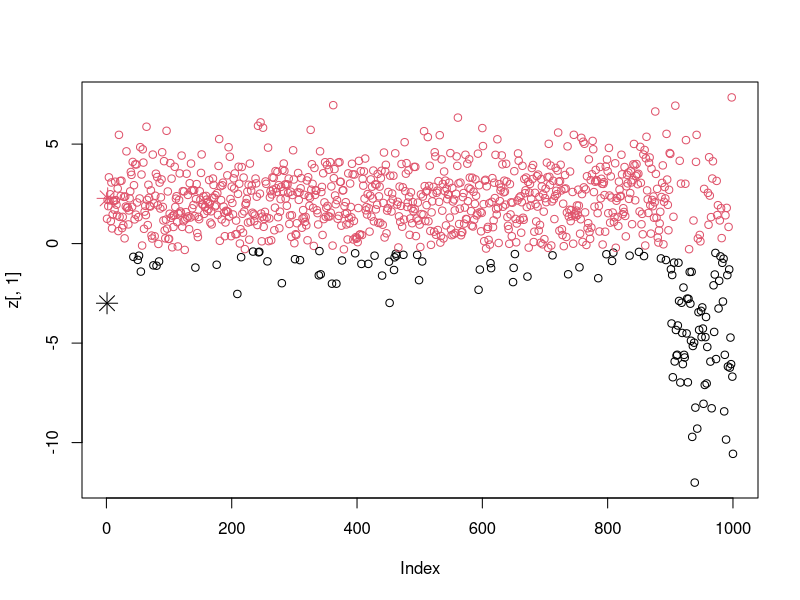
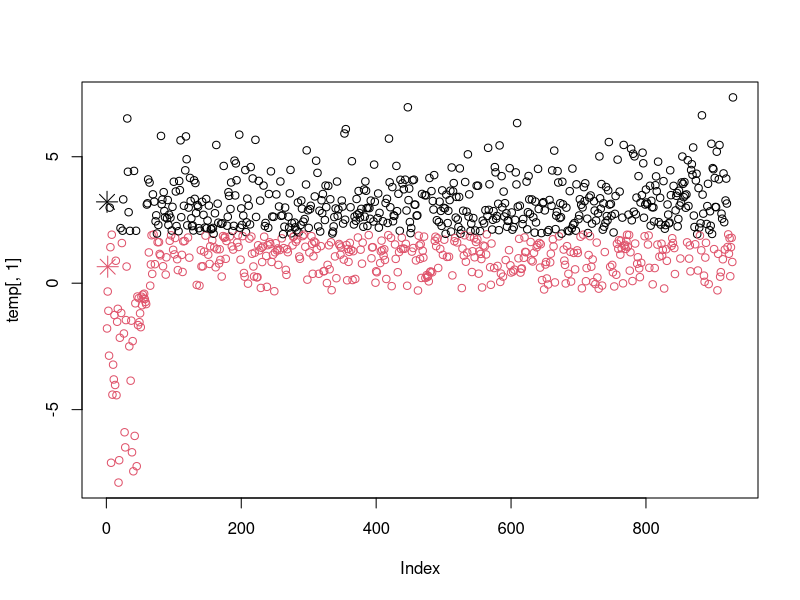
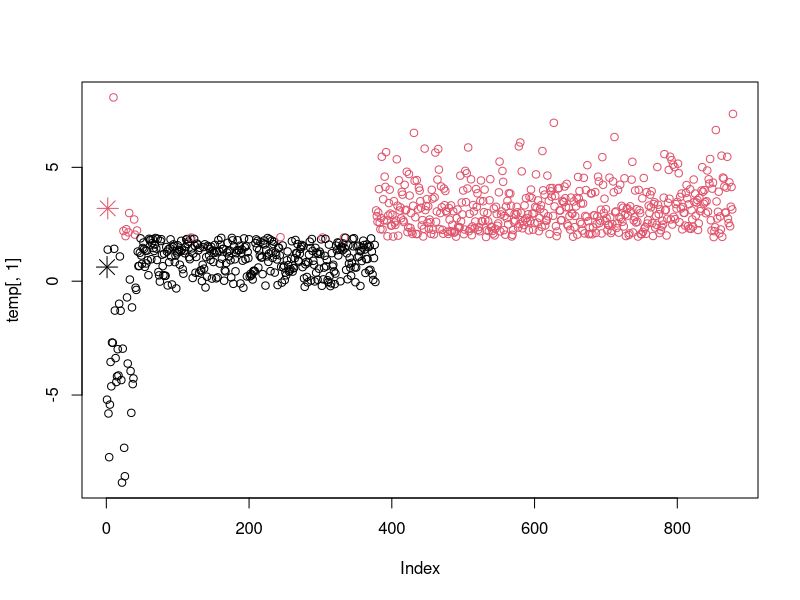
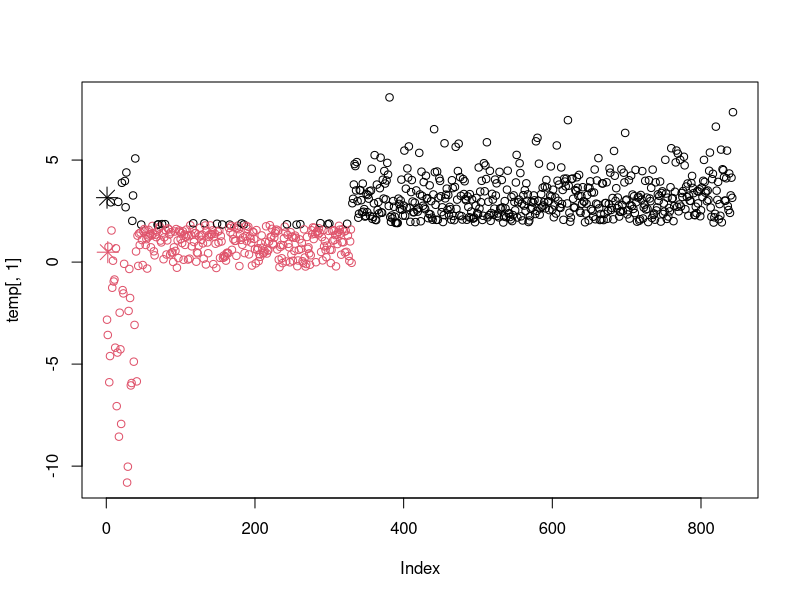
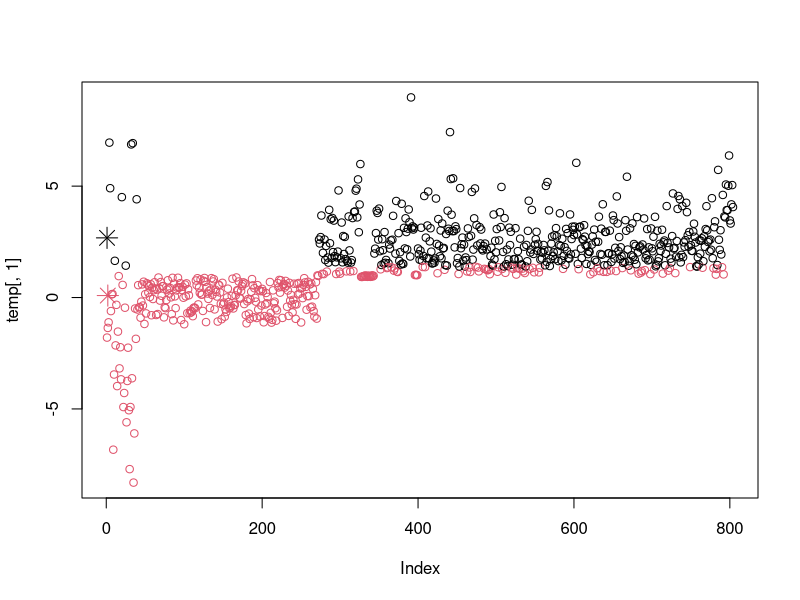
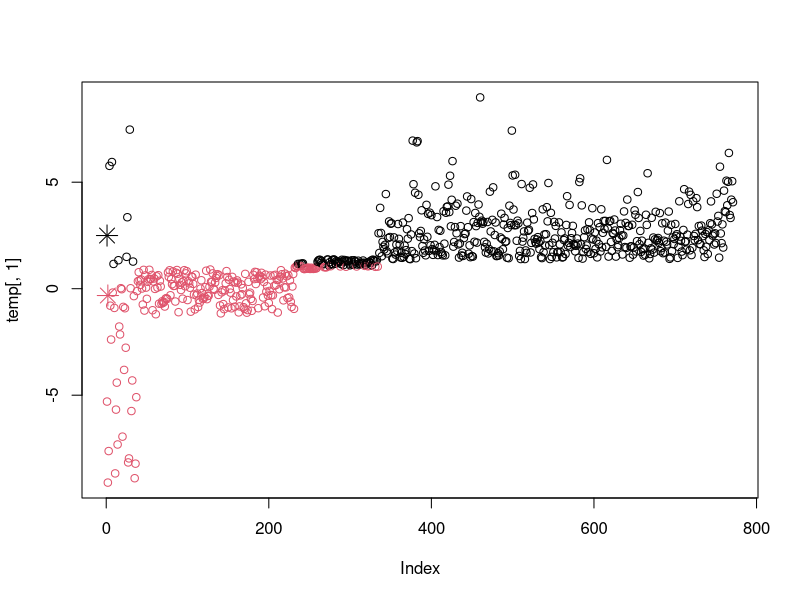
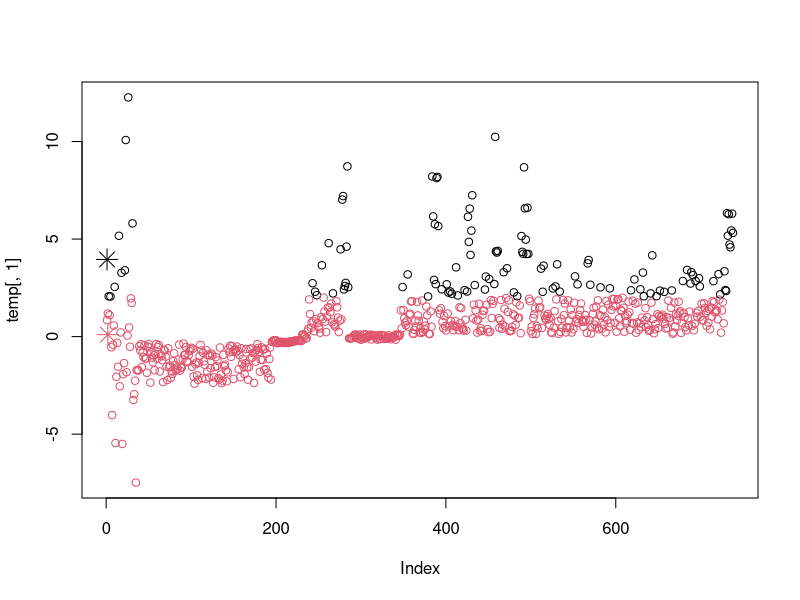
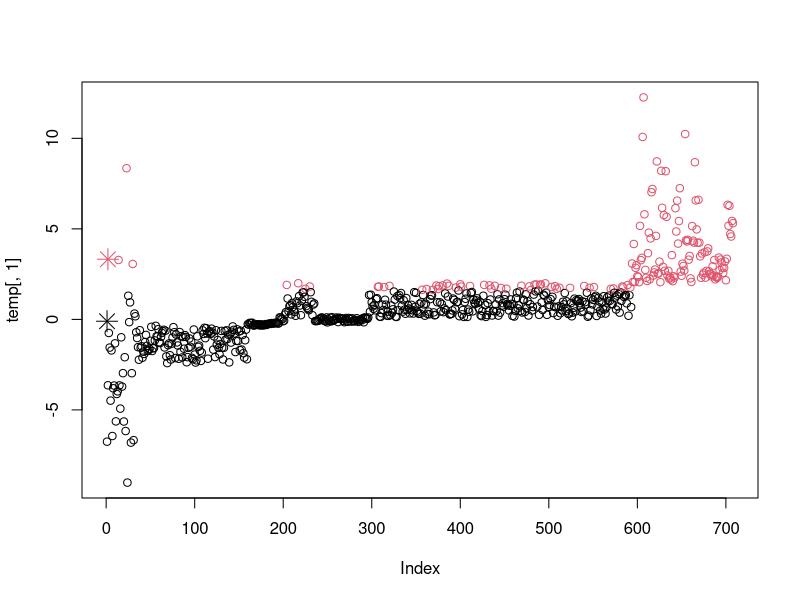

These figures' R source, in order:
########################################################
#### Code for New Simulation Study
########################################################

#########################
###Informants score degrades with time with fixed incidence rate (new model 3).
#########################
rm(list=ls())

library("sampling")
set.seed(100)
### Assign  baseline
m<-1 #baseline

### Normal group
x<-as.vector(rnorm(900,2,1.5))  ##feature sample
D<-rep(2,length(x))             ##response 
x1<-cbind(x,D)                  ##normal group data

### Demented group
x<-as.vector(rnorm(100,-2,4))   ##feature sample
D <-rep(1, length(x))           ##response
x2<-cbind(x, D)                 ##demented group data

### Final data
z<-rbind(x1,x2)

### Screening test for data partition 
cl <- kmeans(z[,1], 2, iter.max = 200, nstart = 10, algorithm = "MacQueen")

### Plots for visualization
plot(z[,1], col = cl$cluster)
points(cl$centers, col = 1:2, pch = 8, cex=2)

### Predicted partition
Y<-as.integer(cl$cluster)

center<- sort(cl$centers);
if (center[1]!= cl$centers[1])  {for (i in 1:length(Y)) {if (Y[i]==2) Y[i]=1 else Y[i]=2} }

### Checking the correct classification
sum(z[,2]== Y)

### COmbining original labels and predicted labels
temp<-cbind(z, Y)
temp<- temp[order(temp[,3]),]

### Calculating different quantities of two-phase sampling

## Assigning proportion of observations chosen from each group
f2<-0.1;f1<-1;                                

## Sample sizes and sample object
n1<- sum(Y==2);n2<- sum(Y==1);s1<-rep(1,n2);

## MLE of demented group
pi1<-n2/length(Y);

## Sample size from non-demented by screening test
n<-round(n1*f2)

### simple random sampling from non-demented group
s=srswor(n, n1)
s<- c(s1,s)

### Final sample for GS test
new <- temp[which(s==1),]
comp<- temp[which(s==0),]

### Data for GS test
colnames(new) <- c("X","D","Y")
new<- as.data.frame(new)
tb<-table(new$Y, new$D)

### Storing results for baseline
result <- matrix(NA, nrow = 11, ncol=9, byrow=TRUE, dimnames = list(c("baseline", "wave1", "wave2", "wave3","wave4", "wave5", "wave6","wave7", "wave8", "wave9", "wave10"), c("prev", "stdpre","incid", "stdinc","N", "Sensit" ,"Specif" ,"tpev", "tinc")))

## Calculating lambda_t1 and lambda_t2 
lt1<- tb[1,1]/(tb[1,1]+tb[1,2])
lt2<- tb[2,1]/ (tb[2,1]+tb[2,2])

## Storing estimated prevalence
result[m,1]<- pi1*lt1 +(1- pi1)*lt2

## Storing the variance
result[m,2]<- sqrt((pi1*lt1*(1-lt1)/f1+ (1-pi1)*lt2*(1-lt2)/f2+pi1*(1-pi1)*((lt1-lt2)^2))/length(Y))

## Storing values of incidence rate and sample size 
result[m,3]<- 0; result[m,4]<- 0; result[m,5]<- length(Y); 

## Storing sensitivity, specificity, true prevalence, true incidence
result[m,6]<- tb[1,1]/(tb[1,1]+tb[2,1]);result[m,7]<- tb[2,2]/(tb[1,2]+tb[2,2]); result[m,8]<- sum(temp[,2]==1)/nrow(temp); result[m,9]<-NA;

#rm(.Random.seed); 


### Analysis of rest of the 10 waves
while(m <= 10)
{
m<-m+1 # First wave

### Data Construction for the 
s<-ifelse(as.vector(new[,2])==2,0,1)

new<-cbind(new[,1][s==0], new[,2][s==0], new[,3][s==0])

### Dataset for the wave
temp<-rbind(new,comp)

### incidence rate
theta<-0.05; 

n1<-round(sum(temp[,2]==2)*theta); 

### new demented people
j<-1; 
for (i in 1:n1) {
  ind<- -1;
  while (ind<0)
  {if (temp[j,2]==2) {temp[j,1]<- rnorm(1,-2,4);  temp[j,2]<-1; ind<-1}; 
    j<- j+1;}
}    

### degradation of informant score
temp[,1]<-temp[,1]+((-1)^(temp[,2]+1))*runif(1,0,1.5)*rbinom(1,1,0.5)

### Screening test for data partition 
cl <- kmeans(temp[,1], 2, iter.max = 200, nstart = 10, algorithm = "MacQueen")

### Plot for visualization
plot(temp[,1], col = cl$cluster)
points(cl$centers, col = 1:2, pch = 8, cex=2)

### Prediction for patients in screening test
Y<-as.integer(cl$cluster)

### Correction for predictions
center<- sort(cl$centers);
if (center[1]!= cl$centers[1])  {for (i in 1:length(Y)) {if (Y[i]==2) Y[i]=1 else Y[i]=2} }

### data preparation for GS test
sum(temp[,2]== Y) ##correct classification
temp[,3]<-Y
temp<- temp[order(temp[,3]), ]

### Measures for prediction of prevalence and incedence
n1<- sum(Y==2);n2<- sum(Y==1);s1<-rep(1,n2);
pi1<-n2/length(Y);
n<-round(n1*f2)

### simple random sampling
s=srswor(n, n1)
s<- c(s1,s)

### the sample for GS test
new <- temp[which(s==1),]
comp<- temp[which(s==0),]

### data frame formation
colnames(new) <- c("X","D","Y")
new<- as.data.frame(new)

### calculation of different quantities
tb<-table(new$Y, new$D)

lt1<- tb[1,1]/(tb[1,1]+tb[1,2])
lt2<- tb[2,1]/ (tb[2,1]+tb[2,2])

## Storing the results
result[m,1]<- pi1*lt1 +(1- pi1)*lt2
result[m,2]<- sqrt((pi1*lt1*(1-lt1)/f1+ (1-pi1)*lt2*(1-lt2)/f2+pi1*(1-pi1)*((lt1-lt2)^2))/length(Y))
result[m,5]<- length(Y);
result[m,3]<- 1-result[m,5]*(1-result[m,1])/(result[m-1,5]*(1-result[m-1,1]))
result[m,4]<- sqrt(((1- result[m,1])^2)*(result[m-1,2]+ result[m,2]- result[m,2]*result[m-1,2])/((1- result[m-1,1])^2))
result[m,6]<- tb[1,1]/(tb[1,1]+tb[2,1]);result[m,7]<- tb[2,2]/(tb[1,2]+tb[2,2]);
result[m,8]<- sum(temp[,2]==1)/nrow(temp); result[m,9]<-theta;
}

## saving the table
write.table(result, "new_sim_info_degrade_fixed_incidence.csv")

#########################
####End of New Simulation 3
#########################




##########################
### Informants score degrades with time with variable incidence rate (model 6).
#########################

rm(list=ls())

set.seed(109)
### Assign  baseline
m<-1 #baseline

### Normal group
x<-as.vector(rnorm(900,2,1.5))  ##feature sample
D<-rep(2,length(x))             ##response 
x1<-cbind(x,D)                  ##normal group data

### Demented group
x<-as.vector(rnorm(100,-2,4))   ##feature sample
D <-rep(1, length(x))           ##response
x2<-cbind(x, D)                 ##demented group data

### Final data
z<-rbind(x1,x2)

### Screening test for data partition 
cl <- kmeans(z[,1], 2, iter.max = 200, nstart = 10, algorithm = "MacQueen")

### Plots for visualization
plot(z[,1], col = cl$cluster)
points(cl$centers, col = 1:2, pch = 8, cex=2)

### Predicted partition
Y<-as.integer(cl$cluster)

center<- sort(cl$centers);
if (center[1]!= cl$centers[1])  {for (i in 1:length(Y)) {if (Y[i]==2) Y[i]=1 else Y[i]=2} }

### Checking the correct classification
sum(z[,2]== Y)

### COmbining original labels and predicted labels
temp<-cbind(z, Y)
temp<- temp[order(temp[,3]),]

### Calculating different quantities of two-phase sampling

## Assigning proportion of observations chosen from each group
f2<-0.1;f1<-1;                                

## Sample sizes and sample object
n1<- sum(Y==2);n2<- sum(Y==1);s1<-rep(1,n2);

## MLE of demented group
pi1<-n2/length(Y);

## Sample size from non-demented by screening test
n<-round(n1*f2)

### simple random sampling from non-demented group
s=srswor(n, n1)
s<- c(s1,s)

### Final sample for GS test
new <- temp[which(s==1),]
comp<- temp[which(s==0),]

### Data for GS test
colnames(new) <- c("X","D","Y")
new<- as.data.frame(new)
tb<-table(new$Y, new$D)

### Storing results for baseline
result <- matrix(NA, nrow = 11, ncol=9, byrow=TRUE, dimnames = list(c("baseline", "wave1", "wave2", "wave3","wave4", "wave5", "wave6","wave7", "wave8", "wave9", "wave10"), c("prev", "stdpre","incid", "stdinc","N", "Sensit" ,"Specif" ,"tpev", "tinc")))

## Calculating lambda_t1 and lambda_t2 
lt1<- tb[1,1]/(tb[1,1]+tb[1,2])
lt2<- tb[2,1]/ (tb[2,1]+tb[2,2])

## Storing estimated prevalence
result[m,1]<- pi1*lt1 +(1- pi1)*lt2

## Storing the variance
result[m,2]<- sqrt((pi1*lt1*(1-lt1)/f1+ (1-pi1)*lt2*(1-lt2)/f2+pi1*(1-pi1)*((lt1-lt2)^2))/length(Y))

## Storing values of incidence rate and sample size 
result[m,3]<- 0; result[m,4]<- 0; result[m,5]<- length(Y); 

## Storing sensitivity, specificity, true prevalence, true incidence
result[m,6]<- tb[1,1]/(tb[1,1]+tb[2,1]);result[m,7]<- tb[2,2]/(tb[1,2]+tb[2,2]); result[m,8]<- sum(temp[,2]==1)/nrow(temp); result[m,9]<-NA;

#rm(.Random.seed);

while(m<=10){

m<-m+1 # First wave

### Dataset for the wave
s<-ifelse(as.vector(new[,2])==2,0,1)

new<-cbind(new[,1][s==0], new[,2][s==0], new[,3][s==0])

### Dataset for the wave
temp<-rbind(new,comp)

### New patients in Demented group
theta<-runif(1,0.04,0.06); # variable incidence rate
  
n1<-round(sum(temp[,2]==2)*theta);

j<-1;
for (i in 1:n1) {
  ind<- -1;
  while (ind<0)
  {if (temp[j,2]==2) {temp[j,1]<- rnorm(1,-2,4);  temp[j,2]<-1; ind<-1};
    j<- j+1;}
}    #newly demented people

### degradation of information score
temp[,1]<-temp[,1]+((-1)^(temp[,2]+1))*runif(1,0,1.5)*rbinom(1,1,0.5)

### Screening test for data partition 
cl <- kmeans(temp[,1], 2, iter.max = 200, nstart = 10)

### Plot for visualization
plot(temp[,1], col = cl$cluster)
points(cl$centers, col = 1:2, pch = 8, cex=2)

### Prediction for patients in screening test
Y<-as.integer(cl$cluster)

### Correction for predictions
center<- sort(cl$centers);
if (center[1]!= cl$centers[1])  {for (i in 1:length(Y)) {if (Y[i]==2) Y[i]=1 else Y[i]=2} }

### data preparation for GS test
sum(temp[,2]== Y) ##correct classification
temp[,3]<-Y
temp<- temp[order(temp[,3]), ]

### Measures for prediction of prevalence and incedence
n1<- sum(Y==2);n2<- sum(Y==1);s1<-rep(1,n2);
pi1<-n2/length(Y);
n<-round(n1*f2)

## simple random sampling
s=srswor(n, n1)
s<- c(s1,s)

### the sample for GS test
new<-cbind(temp[,1][s==1], temp[,2][s==1], temp[,3][s==1])
comp<- cbind(temp[,1][s==0], temp[,2][s==0], temp[,3][s==0])

### data of GS test
colnames(new) <- c("X","D","Y")
new<- as.data.frame(new)
tb<-table(new$Y, new$D)

lt1<- tb[1,1]/(tb[1,1]+tb[1,2])
lt2<- tb[2,1]/ (tb[2,1]+tb[2,2])

### Storing the result
result[m,1]<- pi1*lt1 +(1- pi1)*lt2
result[m,2]<- ((pi1*lt1*(1-lt1)/f1+ (1-pi1)*lt2*(1-lt2)/f2+pi1*(1-pi1)*((lt1-lt2)^2))/length(Y))
result[m,5]<- length(Y);
result[m,3]<- 1-result[m,5]*(1-result[m,1])/(result[m-1,5]*(1-result[m-1,1]))
result[m,4]<- (((1- result[m,1])^2)*(result[m-1,2]+ result[m,2]- result[m,2]*result[m-1,2])/((1- result[m-1,1])^2))
result[m,6]<- tb[1,1]/(tb[1,1]+tb[2,1]);result[m,7]<- tb[2,2]/(tb[1,2]+tb[2,2]);
result[m,8]<- sum(temp[,2]==1)/nrow(temp); result[m,9]<-theta;

}

## saving the simulation results
write.table(result, "new_sim_info_degrade_variable_incidence.csv")
